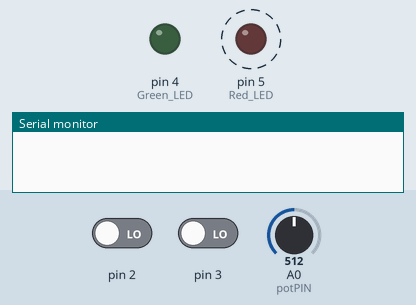
Simulated run of this sketch. Board: Arduino Uno, built with avr-gcc and run on an emulated ATmega328P. Shown: output pins drawn as LEDs (lit = HIGH), the last lines printed to the serial monitor. Dashed ring = blinking. The test bench sets the inputs (shaded band); at power-on: pin 2 LOW, pin 3 LOW, A0 (potPIN) = 512.

Above: at 0.9 s.
1.3 s: pin 2 driven HIGH
At 1.52 s:
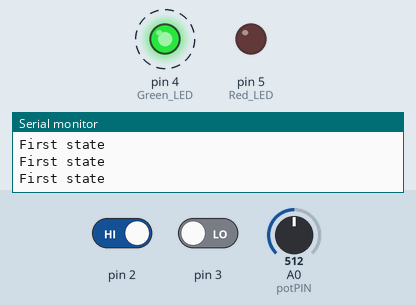
4.3 s: pin 3 driven HIGH
At 4.72 s:
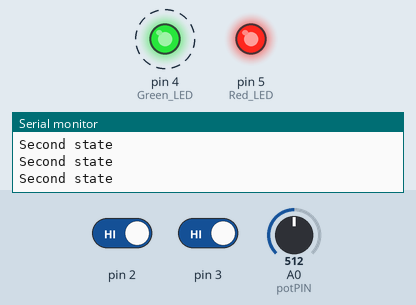
7.3 s: A0 (potPIN) set to 892
10.3 s: A0 (potPIN) set to 916
At 11.3 s:
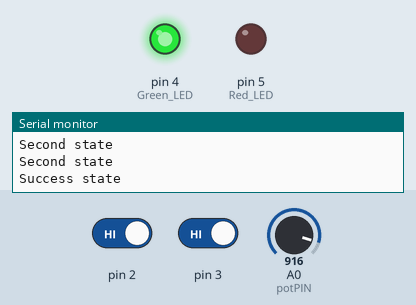
Timing chart, 0 to 12.8 s (numbered marks = the images above; inputs shaded):
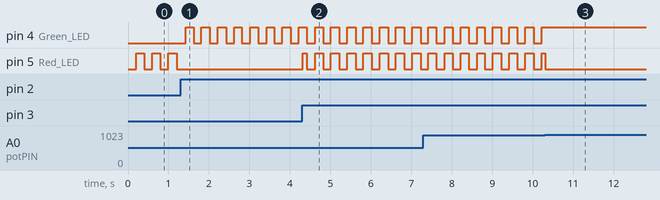

Measured:
- the behaviour switches between 899 and 900 on A0 (potPIN) (found by bisection; images 2 and 3)
- after the input at 1.3 s, pin 4 (Green_LED): alternates HIGH for 0.20 s and LOW for 0.20 s, starting after 0.12 s; pin 5 (Red_LED): stops changing and stays LOW
- after the input at 4.3 s, pin 5 (Red_LED): LOW → HIGH at once, then repeats every 0.41 s: LOW 0.20 s, HIGH 0.20 s
- after the input at 10.3 s, pin 4 (Green_LED): stops changing and stays HIGH
- by itself, pin 5 (Red_LED): alternates HIGH for 0.20 s and LOW for 0.20 s

The sketch:

Week11_2nd.ino
```cpp
#include "Clicky.h"

int NO_STATE = 0;
int FIRST_STATE = 1;
int SECOND_STATE = 2;
int SUCCESS_STATE = 3;

Clicky mButton0;
Clicky mButton1;

int cState = NO_STATE;
int potPIN = A0;
int lastPotValue = 0;
int PotBool = 0;

void setup() {
  // inputs
  mButton0.setup(2);
  mButton1.setup(3);

  // outputs
  pinMode(4, OUTPUT); // Green LED
  pinMode(5, OUTPUT); // Red LED
  Serial.begin(9600);
}

void loop() {
  bool b0c = mButton0.wasClicked();
  bool b1c = mButton1.wasClicked();

  // Read Potential
  int potValue = analogRead(potPIN);

  // Potentiometer debounce
  if (abs(potValue - lastPotValue) >= 10) {
    PotBool = 1;
    lastPotValue = potValue; // Update lastPotValue
  }

  // states
  if (cState == NO_STATE) {
    if (b0c) {
      cState = FIRST_STATE;
    } else if (b1c) {
      cState = NO_STATE;
    } else if (PotBool == 1) {
      cState = NO_STATE;
    }
  } else if (cState == FIRST_STATE) {
    if (b1c) {
      cState = SECOND_STATE;
    } else if (b0c) {
      cState = NO_STATE;
    // } else if (PotBool == 1) {
    //   cState = NO_STATE;
    }


    // else {
    //     delay(5000);
    //     cState = NO_STATE;  // Transition back to NO_STATE after the delay
    // }
  } else if (cState == SECOND_STATE) {
    if (b0c) {
      cState = NO_STATE;
    } else if (b1c) {
      cState = NO_STATE;
    } else if (potValue >= 900) {
      cState = SUCCESS_STATE;
    }
  }

  // output logic
  int blinkVal = (millis() / 200) % 2;
  if (cState == NO_STATE) {
    if (b0c) {
      Serial.println("Button 1 pressed");
    }
    if (b1c) {
      Serial.println("Button 2 pressed");
    }
    digitalWrite(5, blinkVal);
    digitalWrite(4, LOW);
  } else if (cState == FIRST_STATE) {
    Serial.println("First state");
    delay(2);
    digitalWrite(5, LOW);
    digitalWrite(4, blinkVal);
  } else if (cState == SECOND_STATE) {
    Serial.println("Second state");
    digitalWrite(5, blinkVal);
    digitalWrite(4, blinkVal);
  } else if (cState == SUCCESS_STATE) {
    Serial.println("Success state");
    digitalWrite(5, LOW);
    digitalWrite(4, HIGH);
    delay(10000);
    digitalWrite(4, LOW);

    PotBool = 0;
    cState = NO_STATE;
  }
}
```

Clicky.h
```cpp
class Clicky {
private:
  int STATE_0 = 0;
  int STATE_1 = 1;
  int cState = STATE_0;
  int pin;

public:
  Clicky() {}

  void setup(int _pin) {
    pin = _pin;
    pinMode(pin, INPUT);
  }

  bool wasClicked() {
    int v = digitalRead(pin);

    bool clicked = false;

    if (cState == STATE_0 && v) {
      cState = STATE_1;
      clicked = true;
    } else if (cState == STATE_1 && !v) {
      cState = STATE_0;
    }

    return clicked;
  }

  bool isPressed() {
    return cState == STATE_1;
  }
};
```
